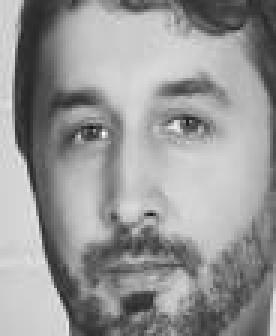
%> input picture TestDatabase/8.jpg, 92 x 112 px (shown 3 times larger)
$ octave ACP.m   (GNU Octave 9; MATLAB toolbox functions it lacks are replaced by stand-ins)
%> lines starting %> are read from the running program, lines starting %| are printed output that depends on the picture
% [10 lines of commented-out code are left out]
I = imread('TestDatabase\8.jpg');
%> I is the input picture: size 112x92 uint8; min 16, max 254, mean 150.9
figure
imshow(I)
N = im2double(I);
P = pca(N);
disp(P);
min_matrix = min(P(:))
%> min_matrix = -0.458
max_matrix = max(P(:))
%> max_matrix = 0.674
K = mat2gray(P);
min_image = min(K(:))
%> min_image = 0
max_image = max(K(:))
%> max_image = 1
figure
imshow(K)
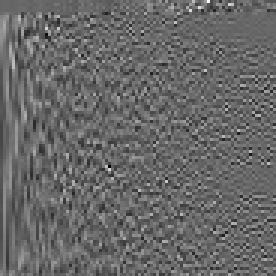
%> displayed picture: size 92x92, on the screen's scale of 0 to 255 (shown 3 times larger); min 0, max 255, mean 103.6


% [5 lines of commented-out code are left out]
[V,D] = eig(P);
disp(V);
disp(D);

L_eig_vec = [];
for i = 1 : size(V,2)
    if( D(i,i) > 1 )
        L_eig_vec = [L_eig_vec V(:,i)];
    end
end

disp(size(L_eig_vec,1));
%| 92
disp(size(P,2));
%| 92
% [92 lines of commented-out code are left out]

$ run again, with TestDatabase/318.jpg copied over TestDatabase/8.jpg
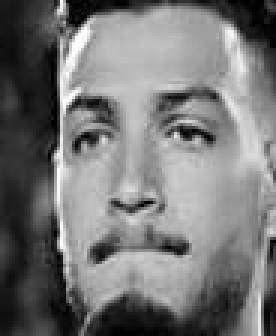
%> input picture TestDatabase/318.jpg, 92 x 112 px (shown 3 times larger)
%> I is the input picture: size 112x92 uint8; min 0, max 255, mean 118
%> min_matrix = -0.393
%> max_matrix = 0.434
%> min_image = 0
%> max_image = 1
%> `imshow(K)`:
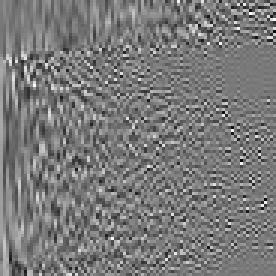
%> displayed picture: size 92x92, on the screen's scale of 0 to 255 (shown 3 times larger); min 0, max 255, mean 121.5
%| 92
%| 92
